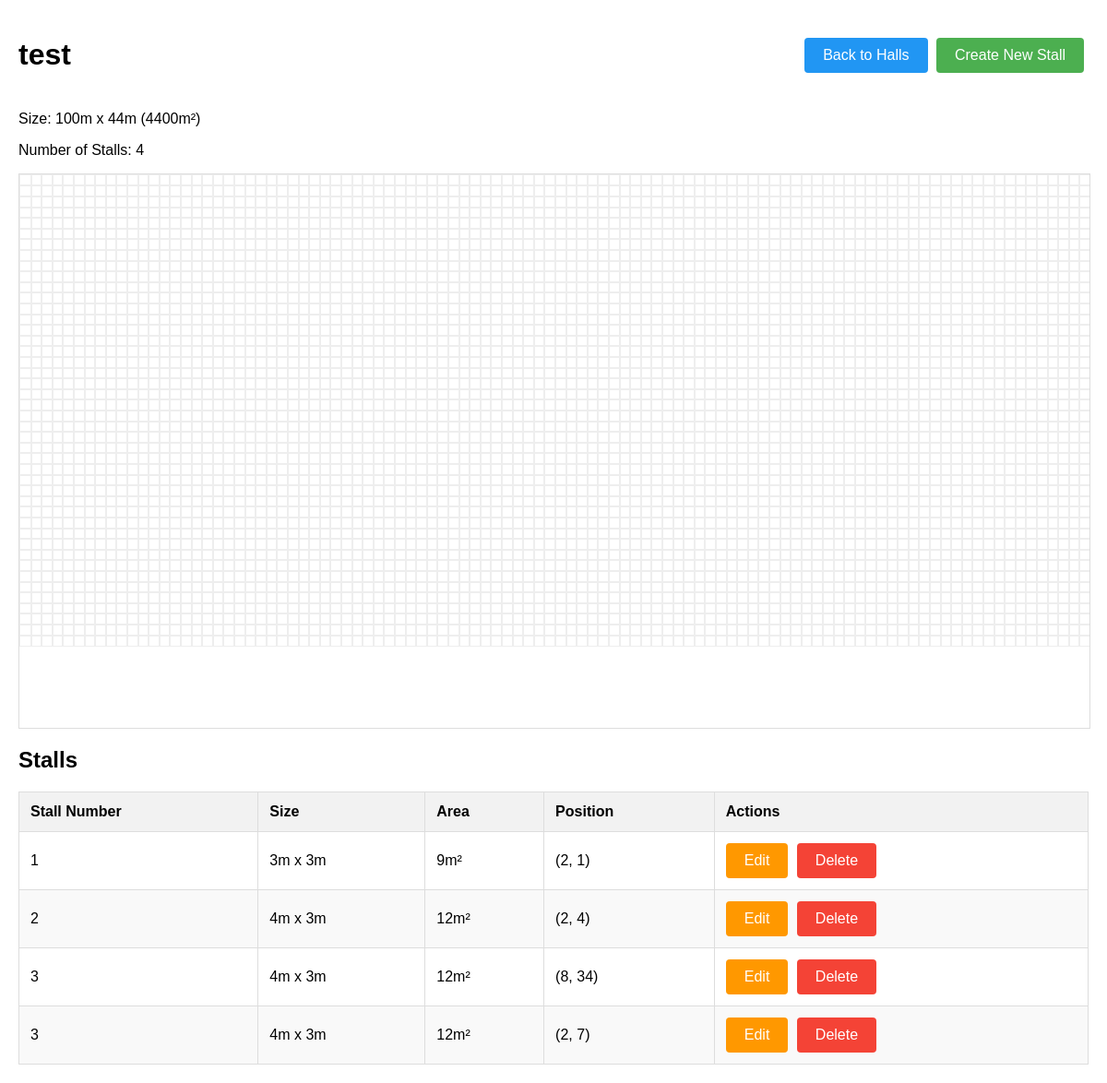
The page /halls/1/ on the database as committed earlier.
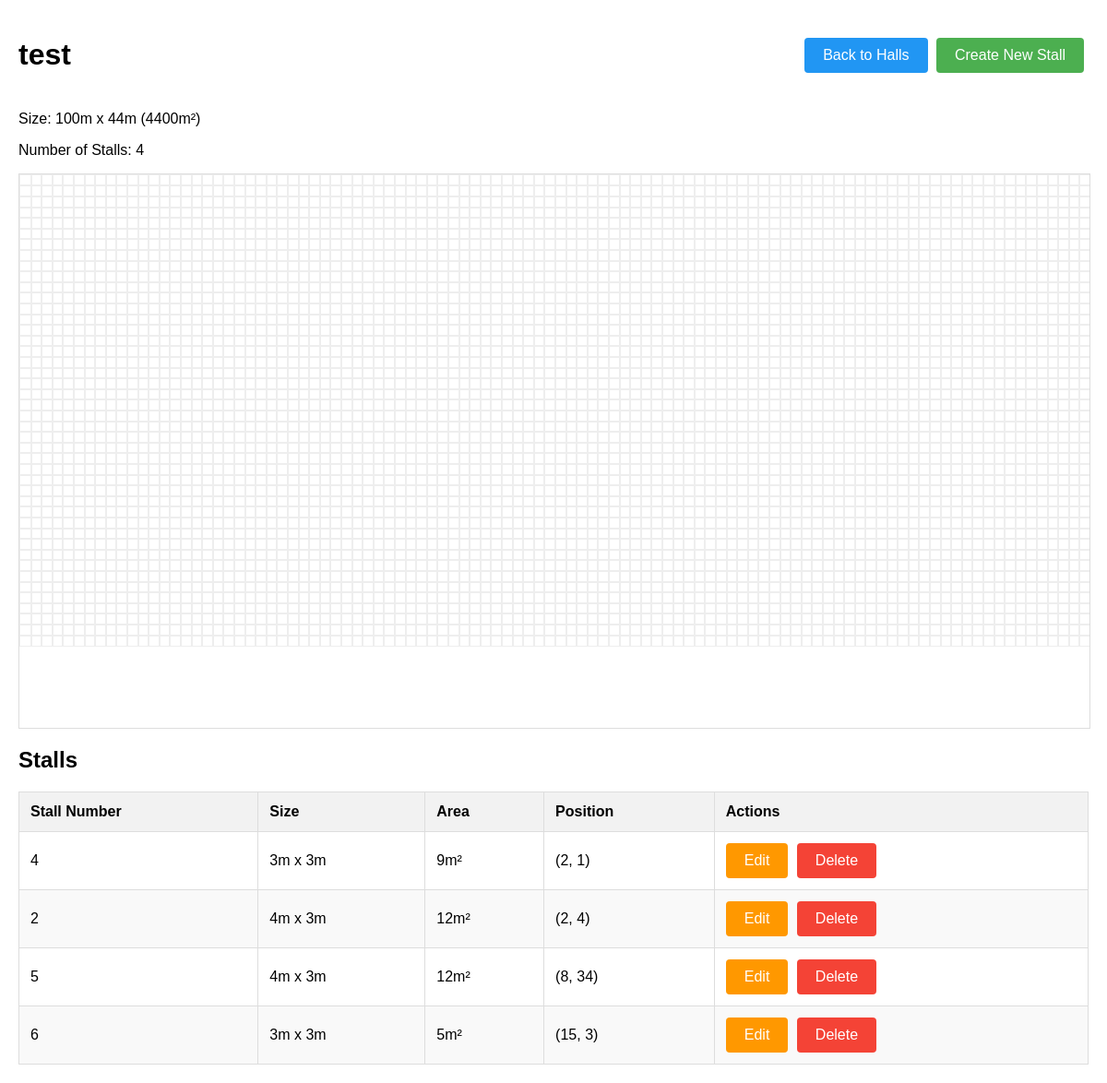
The same page on the database as committed later.
### halls/models.py (models this page shows, shortened)
class Hall(models.Model):
    name = models.CharField(max_length=100)
    length = models.IntegerField(help_text="Length in meters")
    breadth = models.IntegerField(help_text="Breadth in meters")
    created_at = models.DateTimeField(auto_now_add=True)
    @property
    def total_area(self):
        return self.length * self.breadth

class Stall(models.Model):
    hall = models.ForeignKey(Hall, on_delete=models.CASCADE, related_name='stalls')
    stall_number = models.CharField(max_length=20)
    x_start = models.IntegerField()
    y_start = models.IntegerField()
    width = models.IntegerField()
    height = models.IntegerField()
    selected_boxes = models.JSONField(default=list)
    created_at = models.DateTimeField(auto_now_add=True)
    @property
    def area(self):
        return len(self.selected_boxes)

### halls/views.py (the view)
# urls.py: path('halls/<int:hall_id>/', views.hall_detail, name='hall_detail'),
def hall_detail(request, hall_id):
    hall = get_object_or_404(Hall, id=hall_id)
    stalls = hall.stalls.all()
    return render(request, 'halls/hall_detail.html', {'hall': hall, 'stalls': stalls})

### templates/halls/hall_detail.html (shortened to what this page needs)
<!DOCTYPE html>
<html lang="en">
<head>
</head>
<body>
    <div class="container">
        <div class="header">
            <h1>{{ hall.name }}</h1>
            <div>
                <a href="{% url 'index' %}" class="btn" style="background-color: #2196F3;">Back to Halls</a>
                <a href="{% url 'create_stall' hall.id %}" class="btn">Create New Stall</a>
            </div>
        </div>
        <div class="hall-info">
            <p>Size: {{ hall.length }}m x {{ hall.breadth }}m ({{ hall.total_area }}m²)</p>
            <p>Number of Stalls: {{ hall.stalls.count }}</p>
        </div>
        <div class="hall-display" id="hall-display"
             style="width: 100%; height: 600px;"
             data-hall-id="{{ hall.id }}"
             data-length="{{ hall.length }}"
             data-breadth="{{ hall.breadth }}">
        </div>
        <div class="stall-list">
            <h2>Stalls</h2>
            {% if stalls %}
            <table class="stall-table">
                <thead>
                    <tr>
                        <th>Stall Number</th>
                        <th>Size</th>
                        <th>Area</th>
                        <th>Position</th>
                        <th>Actions</th>
                    </tr>
                </thead>
                <tbody>
                    {% for stall in stalls %}
                    <tr>
                        <td>{{ stall.stall_number }}</td>
                        <td>{{ stall.width }}m x {{ stall.height }}m</td>
                        <td>{{ stall.area }}m²</td>
                        <td>({{ stall.x_start }}, {{ stall.y_start }})</td>
                        <td>
                            <button class="btn btn-warning edit-stall-btn" data-stall-id="{{ stall.id }}" data-stall-number="{{ stall.stall_number }}">Edit</button>
                            <a href="{% url 'delete_stall' hall.id stall.id %}" class="btn btn-danger" onclick="return confirm('Are you sure you want to delete this stall?')">Delete</a>
                        </td>
                    </tr>
                    {% endfor %}
                </tbody>
            </table>
            {% else %}
            <p>No stalls created yet. Create a new stall to get started.</p>
            {% endif %}
        </div>
    </div>
</body>
</html>

### templates/halls/hall_detail.html (style rules this page uses)
body { font-family: Arial, sans-serif; margin: 0; padding: 20px; }
.container { max-width: 1200px; margin: 0 auto; }
.header { display: flex; justify-content: space-between; align-items: center; margin-bottom: 20px; }
.btn { background-color: #4CAF50; border: none; color: white; padding: 10px 20px; text-align: center; text-decoration: none; display: inline-block; font-size: 16px; cursor: pointer; border-radius: 4px; margin-right: 5px; }
.btn-danger { background-color: #f44336; }
.btn-warning { background-color: #FF9800; }
.hall-display { border: 1px solid #ddd; overflow: auto; margin-bottom: 20px; position: relative; }
.stall-table { width: 100%; border-collapse: collapse; margin-top: 20px; }
.stall-table th, .stall-table td { border: 1px solid #ddd; padding: 12px; text-align: left; }
.stall-table th { background-color: #f2f2f2; font-weight: bold; }
.stall-table tr:nth-child(even) { background-color: #f9f9f9; }

Rows that differ between the two databases and show on the page:
removed Stall: stall_number "3", width "4", height "3", area "12", x_start "2", y_start "7"
changed Stall (number 1 of 4 on the later page): stall_number "1" → "4"
changed Stall (number 3 of 4 on the later page): stall_number "3" → "5"
added Stall: stall_number "6", width "3", height "3", area "5", x_start "15", y_start "3"
